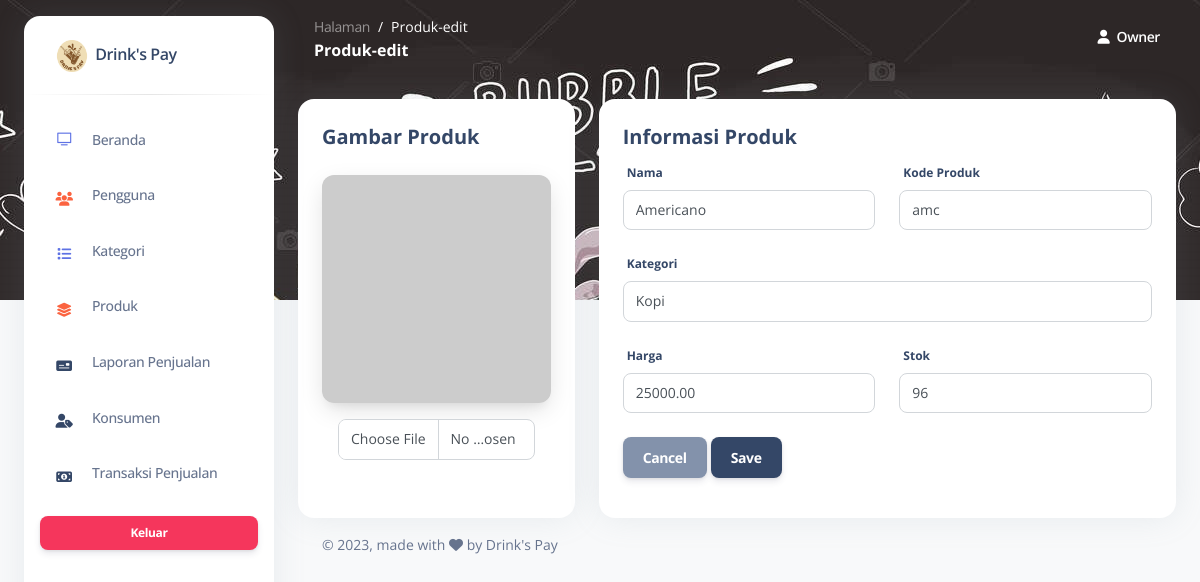
Page /index.php?page=produk-edit&id=19 (signed in) on the committed database.
### tables this page shows
CREATE TABLE `produk` (
  `id` int NOT NULL,
  `name` varchar(255) NOT NULL,
  `kode` varchar(30) NOT NULL,
  `kategori_id` int NOT NULL,
  `harga` decimal(10,2) NOT NULL,
  `stok` int NOT NULL,
  `image` varchar(255) DEFAULT NULL,
  `updated_at` timestamp NOT NULL DEFAULT CURRENT_TIMESTAMP
);

CREATE TABLE `kategori` (
  `id` int NOT NULL,
  `name` varchar(100) NOT NULL
);

### page/produk/form.php (the view, shortened to what this page needs)
<?php
if (isset($_GET['id'])) {
    $id = htmlspecialchars(@$_GET['id']);
    $action = "./proses/prosesUbah.php";
    $query = "SELECT * FROM produk WHERE id = '$id'";
    $execute = $konek->query($query);
    $data = $execute->fetch_assoc();
}
?>
<form id="form" action="<?php echo $action ?>" method="POST" enctype="multipart/form-data">
    <div class="row">
        <div class="col-lg-4">
            <div class="card h-100">
                <div class="card-body">
                    <h5 class="font-weight-bolder">Gambar Produk</h5>
                    <div class="row">
                        <div class="col-12">
                            <img class="w-100 border-radius-lg shadow-lg mt-3" src="<?php
                                                                                    if ($data['image'] == '') {
                                                                                        echo 'https://via.placeholder.com/150';
                                                                                    } else {
                                                                                        echo "assets/img/" . $data['image'];
                                                                                    }
                                                                                    ?>" alt="product_image" id="imagePreview">
                        </div>
                        <div class="col-12 mt-3">
                            <div class="d-flex">
                                <div class="form-file ms-3 me-3">
                                    <input type="file" class="form-file-input form-control" id="inputFile" name="image">
                                </div>
                            </div>
                        </div>
                    </div>
                </div>
            </div>
        </div>
        <div class="col-lg-8 mt-lg-0 mt-4">
            <div class="card">
                <div class="card-body">
                    <h5 class="font-weight-bolder">Informasi Produk</h5>
                    <div class="row">
                        <div class="col-12 col-md-6">
                            <label>Nama</label>
                            <input class="form-control" type="text" name="name" value="<?php echo $data['name'] ?>" required>
                        </div>
                        <div class="col-12 col-md-6">
                            <label>Kode Produk</label>
                            <input class="form-control" type="text" name="kode" value="<?php echo $data['kode'] ?>" required>
                        </div>
                    </div>
                    <div class="row ">
                        <div class="col-12">
                            <label class="mt-4">Kategori</label>
                            <select class="form-control" name="kategori_id">
                                <?php
                                $kategoriQuery = "SELECT * FROM kategori";
                                $kategoriExecute = $konek->query($kategoriQuery);
                                foreach ($kategoriExecute as $kategori) {
                                ?>
                                    <option value="<?php echo $kategori['id'] ?>" <?php if ($data['kategori_id'] == $kategori['id']) {
                                                                                        echo 'selected';
                                                                                    } ?>><?php echo $kategori['name'] ?></option>
                                <?php } ?>
                            </select>
                        </div>
                    </div>
                    <div class="row">
                        <div class="col-6">
                            <label class="mt-4">Harga</label>
                            <input class="form-control" type="number" name="harga" value="<?php echo $data['harga'] ?>" required>
                        </div>
                        <div class="col-6">
                            <label class="mt-4">Stok</label>
                            <input class="form-control" type="number" name="stok" value="<?php echo $data['stok'] ?>" required>
                        </div>
                    </div>
                    <div class="row mt-4">
                        <div class="col-12">
                            <a href="index.php?page=produk" class="btn btn-secondary">Cancel</a>
                            <button type="submit" class="btn btn-dark">Save</button>
                        </div>
                    </div>
                </div>
            </div>
        </div>
    </div>
</form>

### rows in the picture
produk: name "Americano", kode "amc", kategori_id "Kopi", harga "25000.00", stok "96"

### other values in the picture
ucfirst($page) ?: 'Beranda' "Produk-edit"
$user['name'] "Owner"
